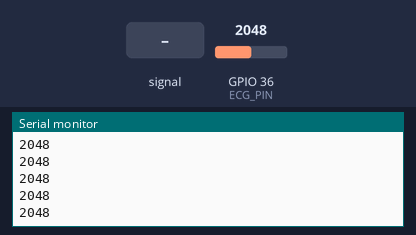
Bench run of a sketch on a simulated ESP32. Parts: the last lines printed to the serial monitor. The inputs (shaded band) are chosen by the test bench; at power-on: GPIO 36 (ECG_PIN) = 2048.

Above: at 1.2 s.
1.3 s: GPIO 36 (ECG_PIN) fed a 200 Hz sine of ±327 counts around its level
At 2.4 s:
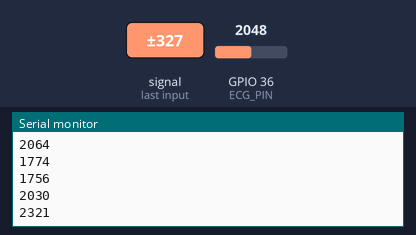
2.8 s: GPIO 36 (ECG_PIN) set to 2866
At 3.9 s:
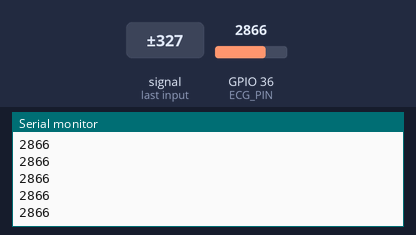
4.3 s: GPIO 36 (ECG_PIN) fed a 1000 Hz sine of ±1023 counts around its level
5.8 s: GPIO 36 (ECG_PIN) set to 2047
At 6.9 s:
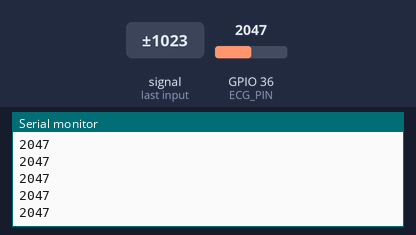
Timing chart, 0 to 8.3 s (numbered marks = the images above; inputs shaded):
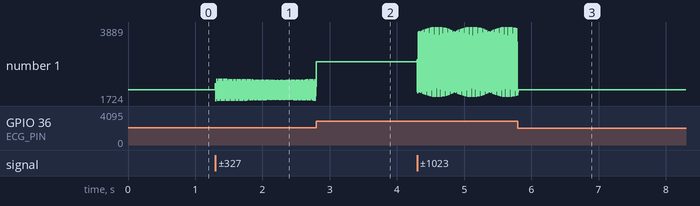

The sketch:

esp32_test.ino
```cpp
const int ECG_PIN = 36;

void setup() {
  Serial.begin(115200);
}

void loop() {
  int ecg = analogRead(ECG_PIN);
  Serial.println(ecg);
  delay(4);
}
```

Measured:
- after the input at 1.3 s, the serial monitor: prints a new line at once (image 1)
- plotted number 1: 2048 → 2289 after the input at 1.3 s
